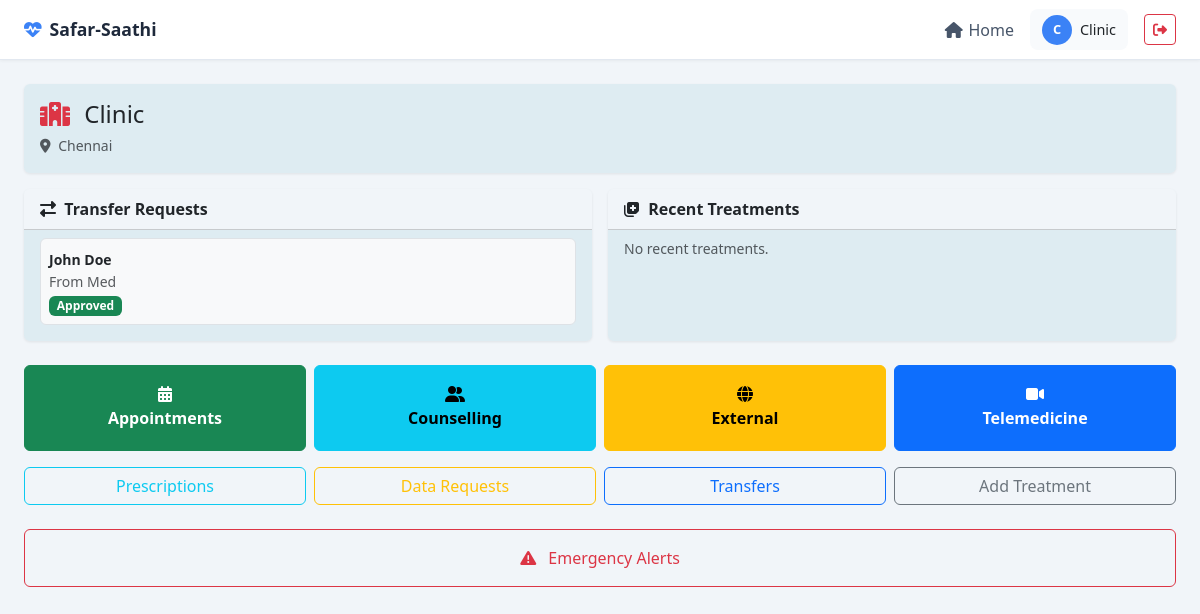
The page /clinic/dashboard/ (signed in) on the database its author committed.
### clinic/models.py (models this page shows, shortened)
class ClinicProfile(models.Model):
    user = models.OneToOneField(User, on_delete=models.CASCADE)
    name = models.CharField(max_length=200)
    address = models.TextField()
    phone_number = models.CharField(max_length=15)
    location = models.CharField(max_length=100)  # City/State
    latitude = models.FloatField(null=True, blank=True)
    longitude = models.FloatField(null=True, blank=True)
    diseases_treated = models.ManyToManyField(Disease, blank=True, help_text="Diseases treated by this clinic")
    is_approved = models.BooleanField(default=False)
    is_active = models.BooleanField(default=True, help_text="Whether this clinic is active")
    created_at = models.DateTimeField(default=timezone.now)

### patient/models.py (models this page shows, shortened)
class TransferRequest(models.Model):
    STATUS_CHOICES = [
        ('pending', 'Pending'),
        ('approved', 'Approved'),
        ('rejected', 'Rejected'),
    ]
    patient = models.ForeignKey(PatientProfile, on_delete=models.CASCADE)
    from_clinic = models.ForeignKey(
        'clinic.ClinicProfile', related_name='transfer_from', on_delete=models.CASCADE)
    to_clinic = models.ForeignKey(
        'clinic.ClinicProfile', related_name='transfer_to', on_delete=models.CASCADE)
    request_date = models.DateTimeField(default=timezone.now)
    status = models.CharField(
        max_length=10, choices=STATUS_CHOICES, default='pending')
    reason = models.TextField()

class PatientProfile(models.Model):
    user = models.OneToOneField(User, on_delete=models.CASCADE)
    date_of_birth = models.DateField()
    phone_number = models.CharField(max_length=15)
    address = models.TextField()
    current_location = models.CharField(max_length=100)  # City/State
    latitude = models.FloatField(null=True, blank=True)
    longitude = models.FloatField(null=True, blank=True)
    current_clinic = models.ForeignKey(
        'clinic.ClinicProfile', on_delete=models.SET_NULL, null=True, blank=True)
    consent_given = models.BooleanField(default=False)
    is_active = models.BooleanField(default=True, help_text="Whether this patient profile is active")
    created_at = models.DateTimeField(default=timezone.now)

### clinic/views.py (the view)
# urls.py: path('dashboard/', views.clinic_dashboard, name='clinic_dashboard'),
@login_required
@user_passes_test(is_clinic)
def clinic_dashboard(request):
    try:
        clinic = request.user.clinicprofile
    except ClinicProfile.DoesNotExist:
        messages.error(request, 'Clinic profile not found.')
        return redirect('home')
    transfer_requests = TransferRequest.objects.filter(to_clinic=clinic)
    treatment_records = TreatmentRecord.objects.filter(
        clinic=clinic).order_by('-record_date')[:5]
    context = {
        'clinic': clinic,
        'transfer_requests': transfer_requests,
        'treatment_records': treatment_records,
    }
    return render(request, 'clinic/dashboard.html', context)

### clinic/views.py (called while the page is built)
def is_clinic(user):
    return user.groups.filter(name='Clinic').exists() and hasattr(user, 'clinicprofile')

### clinic/templates/clinic/dashboard.html (shortened to what this page needs)
{% extends 'base.html' %}
{% block content %}
<div class="card mb-3">
  <div class="card-body py-3 d-flex justify-content-between align-items-center">
    <div>
      <h4 class="mb-1">
        <i class="fas fa-hospital me-2 text-danger"></i>
        {{ clinic.name }}
      </h4>
      <small class="text-muted">
        <i class="fas fa-map-marker-alt me-1"></i>
        {{ clinic.location }}
      </small>
    </div>
  </div>
</div>
<div class="row g-3">
  <div class="col-md-6">
    <div class="card h-100">
      <div class="card-header card-header-soft py-2">
        <i class="fas fa-exchange-alt me-1"></i> Transfer Requests
      </div>
      <div class="card-body py-2">
        {% for request in transfer_requests %}
        <div class="border rounded p-2 mb-2 bg-light">
          <small class="fw-semibold">
            {{ request.patient.user.get_full_name|default:request.patient.user.username }}
          </small>
          <div class="small text-muted">
            From {{ request.from_clinic.name }}
          </div>
          <span class="badge bg-{% if request.status == 'approved' %}success{% elif request.status == 'pending' %}warning{% else %}danger{% endif %}">
            {{ request.status|title }}
          </span>
        </div>
        {% empty %}
        <p class="text-muted small mb-0">No transfer requests.</p>
        {% endfor %}
      </div>
    </div>
  </div>
  <div class="col-md-6">
    <div class="card h-100">
      <div class="card-header card-header-soft py-2">
        <i class="fas fa-notes-medical me-1"></i> Recent Treatments
      </div>
      <div class="card-body py-2">
        {% for record in treatment_records %}
        <div class="border rounded p-2 mb-2 bg-light">
          <small class="fw-semibold">
            {{ record.patient.user.get_full_name|default:record.patient.user.username }}
          </small>
          <div class="small text-muted">
            {{ record.details|truncatechars:80 }}
          </div>
        </div>
        {% empty %}
        <p class="text-muted small mb-0">No recent treatments.</p>
        {% endfor %}
      </div>
    </div>
  </div>
</div>
<div class="row g-2 mt-3">
  <div class="col-md-3 col-6">
    <a href="{% url 'clinic:manage_appointments' %}" class="btn btn-success w-100 action-btn">
      <i class="fas fa-calendar-alt d-block mb-1"></i>
      Appointments
    </a>
  </div>
  <div class="col-md-3 col-6">
    <a href="{% url 'clinic:manage_counselling_sessions' %}" class="btn btn-info w-100 action-btn">
      <i class="fas fa-user-friends d-block mb-1"></i>
      Counselling
    </a>
  </div>
  <div class="col-md-3 col-6">
    <a href="{% url 'clinic:external_consultations' %}" class="btn btn-warning w-100 action-btn">
      <i class="fas fa-globe d-block mb-1"></i>
      External
    </a>
  </div>
  <div class="col-md-3 col-6">
    <a href="{% url 'clinic:telemedicine_management' %}" class="btn btn-primary w-100 action-btn">
      <i class="fas fa-video d-block mb-1"></i>
      Telemedicine
    </a>
  </div>
</div>
<div class="row g-2 mt-2">
  <div class="col-md-3 col-6">
    <a href="{% url 'clinic:manage_prescriptions' %}" class="btn btn-outline-info w-100">
      Prescriptions
    </a>
  </div>
  <div class="col-md-3 col-6">
    <a href="{% url 'clinic:medical_data_requests' %}" class="btn btn-outline-warning w-100">
      Data Requests
    </a>
  </div>
  <div class="col-md-3 col-6">
    <a href="{% url 'clinic:clinic_transfer_request' %}" class="btn btn-outline-primary w-100">
      Transfers
    </a>
  </div>
  <div class="col-md-3 col-6">
    <a href="{% url 'clinic:add_treatment_record' %}" class="btn btn-outline-secondary w-100">
      Add Treatment
    </a>
  </div>
</div>
<div class="row g-2 mt-3">
  <div class="col-12">
    <a href="{% url 'emergency:emergency_alerts' %}" class="btn btn-outline-danger w-100 py-3">
      <i class="fas fa-exclamation-triangle me-2"></i>
      Emergency Alerts
    </a>
  </div>
</div>
{% endblock %}

### templates/base.html (shortened to what this page needs)
<!doctype html>
<html lang="en">
<head>
    <link href="https://cdn.jsdelivr.net/npm/bootstrap@5.3.0/dist/css/bootstrap.min.css" rel="stylesheet"/>
    <link href="https://cdnjs.cloudflare.com/ajax/libs/font-awesome/6.4.0/css/all.min.css" rel="stylesheet"/>
</head>
<body>
<nav class="top-navbar">
    <a href="{% url 'home' %}" class="navbar-brand">
        <i class="fas fa-heartbeat"></i>
        Safar-Saathi
    </a>
    <div class="navbar-links">
        <a href="{% url 'home' %}">
            <i class="fas fa-home"></i> Home
        </a>
        {% if user.is_authenticated %}
            <div class="user-info">
                <div class="user-avatar">
                    {{ user.username|slice:":1"|upper }}
                </div>
                <span>{{ user.username }}</span>
            </div>
            <form method="post" action="{% url 'logout' %}" class="d-inline">
                <button type="submit"
                        class="btn btn-outline-danger btn-sm"
                        title="Logout">
                    <i class="fas fa-sign-out-alt"></i>
                </button>
            </form>
        {% endif %}
    </div>
</nav>
<main class="content-wrapper">
    {% block content %}{% endblock %}
</main>
</body>
</html>

### templates/base.html (style rules this page uses)
:root { --topbar-height: 60px; --primary-color: #3b82f6; }
body { font-family: "Segoe UI", Tahoma, Geneva, Verdana, sans-serif; background: #f1f5f9; min-height: 100vh; }
.top-navbar { height: var(--topbar-height); background: #ffffff; border-bottom: 1px solid #e2e8f0; display: flex; align-items: center; justify-content: space-between; padding: 0 1.5rem; position: sticky; top: 0; z-index: 1030; box-shadow: 0 1px 3px rgba(0,0,0,0.05); }
.navbar-brand { font-weight: 700; color: #1e293b; text-decoration: none; display: flex; align-items: center; gap: .5rem; font-size: 1.1rem; }
.navbar-brand i { color: var(--primary-color); }
.navbar-links { display: flex; align-items: center; gap: 1rem; }
.navbar-links a { text-decoration: none; color: #475569; font-weight: 500; display: flex; align-items: center; gap: .35rem; }
.user-info { display: flex; align-items: center; gap: .5rem; background: #f8fafc; padding: .35rem .75rem; border-radius: .5rem; font-size: .9rem; }
.user-avatar { width: 30px; height: 30px; border-radius: 50%; background: var(--primary-color); color: #fff; display: flex; align-items: center; justify-content: center; font-weight: 600; font-size: .8rem; }
.content-wrapper { padding: 1.5rem; max-width: 1200px; margin: auto; }
.card { border: none; box-shadow: 0 1px 3px rgba(0,0,0,0.08); transition: all .2s; background-color: rgba(185, 218, 229, 0.342) }

### clinic/templates/clinic/dashboard.html (style rules this page uses)
.card-header-soft { background: #f1f5f9; font-weight: 600; }
.action-btn { padding: 1.25rem; font-weight: 600; }

### rows shown on the page
ClinicProfile: name "Clinic", location "Chennai"
TransferRequest: patient.user.get_full_name "John Doe", from_clinic.name "Med", status "Approved"

### other values the page prints
{{ user.username|slice:":1"|upper }} "C"
{{ user.username }} "Clinic"
